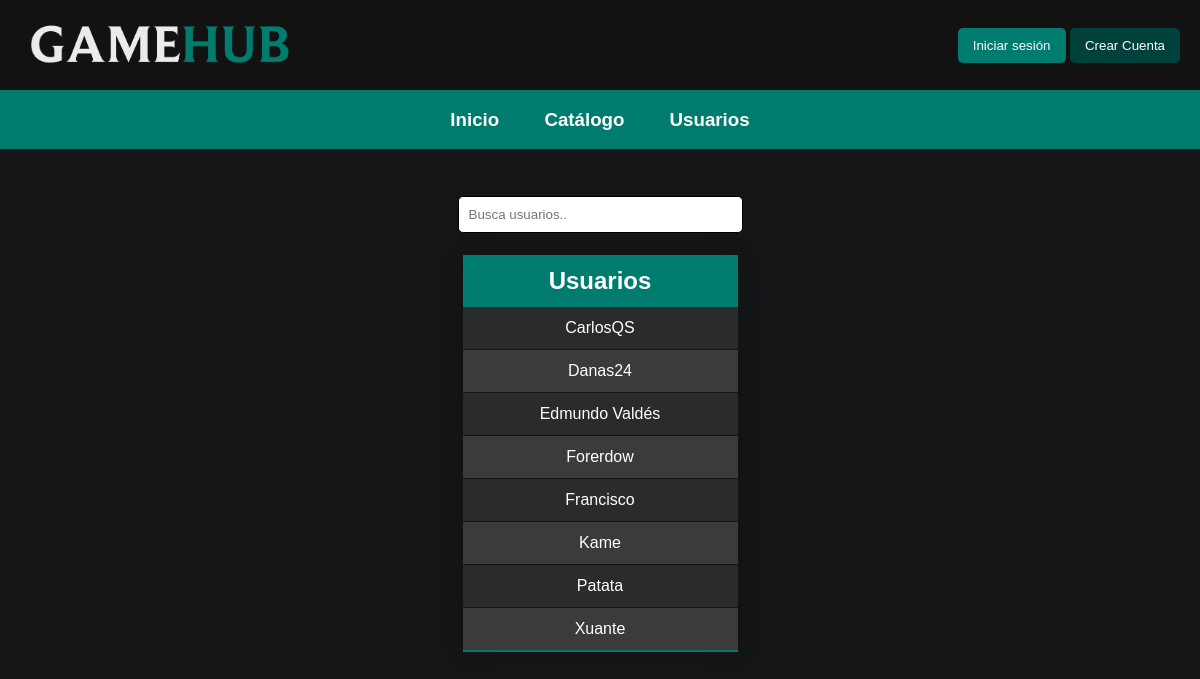
The app's page /usuarios.php with its own data.
### tables this page shows
CREATE TABLE `usuarios` (
  `ID` int(11) NOT NULL,
  `Usuario` varchar(255) NOT NULL,
  `Sexo` varchar(255) DEFAULT NULL,
  `Nacimiento` date DEFAULT NULL,
  `Contra` varchar(255) DEFAULT NULL,
  `Email` varchar(255) DEFAULT NULL
);

### funciones/consultasUsuarios.php (called while the page is built, shortened)
<?php
function crearUsuarios(){
	$DB = crearConexion();
	$sql = "SELECT * FROM usuarios ORDER BY Usuario ASC";
	$result = mysqli_query($DB, $sql);
	$usuarios = array();
	if (mysqli_num_rows($result) > 0){
		while($fila = mysqli_fetch_assoc($result)){
	    $usuario = new Usuario($fila['ID'], $fila['Email'], $fila['Usuario'], $fila['Contra'], $fila['Sexo'], $fila['Nacimiento'], );
		$usuarios[] = $usuario;
		}
	}
	return $usuarios;
}
?>

### models/Usuario.php (called while the page is built, shortened)
<?php
	class Usuario
	{
		public $usuario;
		function __construct($id = '', $email = '', $usuario = '', $contra = '', $genero = '', $nacimiento = '' )
		{
			$this->usuario = $usuario;
		}
		public function getUsuario(){
            return $this->usuario;
        }
	}
?>

### usuarios.php (the view, shortened to what this page needs)
<!DOCTYPE html>
<html>
<head>
	<link rel="stylesheet" href="estilo.css">
</head>
<body>
	<?php include_once "header.php";?>
    <div>
     <form action="" method="POST" class="formUser">
        <input type="text" name="usuario" id="inputUsuario" onkeyup="barraBusqueda()" placeholder="Busca usuarios.." />
    </form>
    </div>
    <div class="tabla">
        <table class='tablaUsuario' id='tablaUsuario'>
			<thead>
				<tr>
					<th>Usuarios</th>
				</tr>
			</thead>
			<tbody>
                <?php
                    $usuarios = crearUsuarios();
                    foreach ($usuarios as $usuario) {
                        echo "
                        <tr>
                            <td><a href='perfil.php?perfil=" . $usuario->getUsuario() . "'>" . $usuario->getUsuario() . "</a></td>
                        </tr>";
                   }
                ?>
	        </tbody>
        </table>
    </div>
</body>
</html>

### header.php (shortened to what this page needs)
<?php
include_once "funciones/consultasUsuarios.php";
require_once 'models/Usuario.php';
  if (isset($_COOKIE['user'])){
    $usuarioLog = unserialize($_COOKIE['user']);
    $logged = true;
    include "header/LogInHeader.php";
  }else{
    include "header/noLogInHeader.php";
  }
?>
<nav class="navPrincipal">
    <h3>
        <a href="index.php">Inicio</a>
        <a href="catalogo.php">Catálogo</a>
        <a href="usuarios.php">Usuarios</a>
    </h3>
</nav>

### header/noLogInHeader.php (shortened to what this page needs)
<header class="headerPrincipal">
    <a href="index.php" class="logoCabeza">
        <img src="img/logolargo.png" alt="Logotipo de GameHub" />
    </a>
    <div>
        <button id="iniciarSesion">Iniciar sesión</button>
        <button id="crearCuenta">Crear Cuenta</button>
    </div>
</header>

### estilo.css (style rules this page uses)
:root { background-color: #131516; color: white; }
body { font-family: Arial, sans-serif; margin: 0; padding: 0; }
.headerPrincipal { display: flex; background-color: #121212; color: #fff; padding: 10px 20px; justify-content: space-between; align-items: center; }
button, input[type="submit"] { cursor: pointer; }
nav { display: flex; justify-content: center; background-color: #007c6f; }
.navPrincipal a { color: #ffffff; text-decoration: none; padding: 20px 20px; }
.logoCabeza { display: flex; }
.logoCabeza img { height: 70px; }
#iniciarSesion { background-color: #007c6f; color: white; padding: 10px 15px; border-radius: 5px; outline: none; cursor: pointer; border: none; }
#crearCuenta { background-color: #00423b; color: white; padding: 10px 15px; border-radius: 5px; outline: none; cursor: pointer; border: none; }
.formUser input[type="text"] { padding: 10px; outline: none; border: 1px solid black; border-radius: 5px; padding-right: 96px; }
.formUser { display: flex; justify-content: center; padding: 10px 10px; margin-top: 37px; margin-bottom: 12px; }
.tablaUsuario { border-collapse: collapse; margin: 25px 0; min-width: 275px; box-shadow: 0 0 20px rgba(0, 0, 0, 0.15); margin: auto; text-align: center; }
.tablaUsuario thead th { background-color: #007c6f; color: #ffffff; font-weight: 600; font-size: x-large; }
.tablaUsuario th, .tablaUsuario td { padding: 12px 15px; }
.tablaUsuario td a { text-decoration: none; color: #ffffff; }
.tablaUsuario tbody tr { border-bottom: 1px solid #151515; background-color: #292b2c; }
.tablaUsuario tbody tr:nth-of-type(even) { background-color: #3b3b3b; }
.tablaUsuario tbody tr:last-of-type { border-bottom: 2px solid #007c6f; }

### records on screen
usuarios: Usuario "CarlosQS"
usuarios: Usuario "Danas24"
usuarios: Usuario "Edmundo Valdés"
usuarios: Usuario "Forerdow"
usuarios: Usuario "Francisco"
usuarios: Usuario "Kame"
usuarios: Usuario "Patata"
usuarios: Usuario "Xuante"
